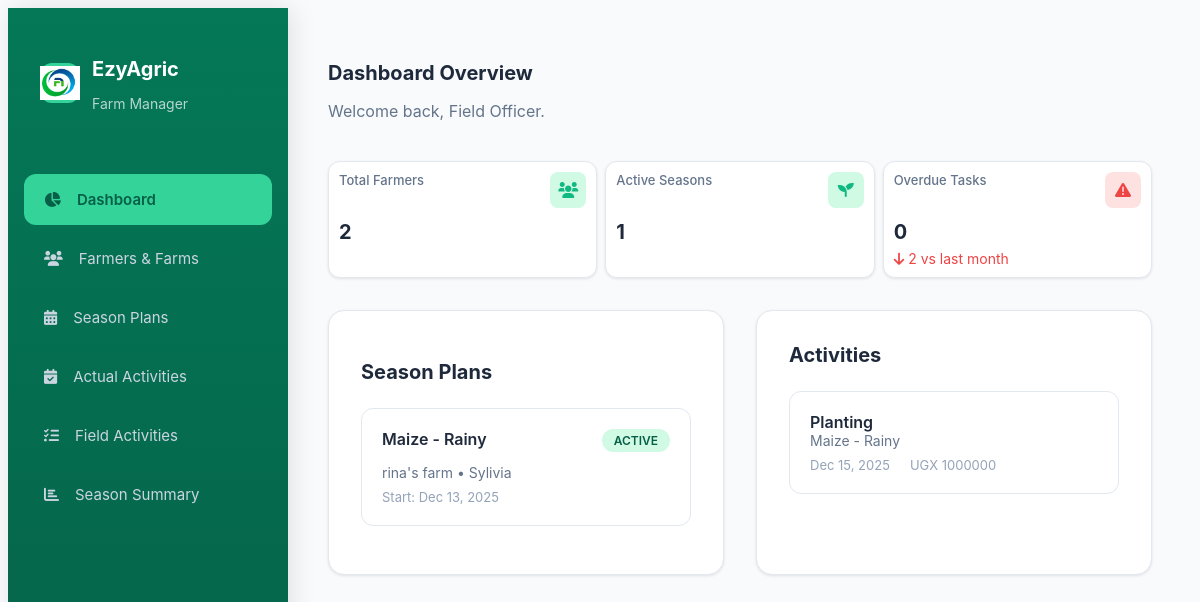
The page / on the database its author committed.
### farmcore/models.py (models this page shows, shortened)
class SeasonPlan(models.Model):
    SEASON_CHOICES = [
        ('rainy', 'Rainy'),
        ('sunny', 'Sunny'),
    ]
    STATUS_CHOICES = [
        ('is_active', 'Is Active'),
        ('completed', 'Completed'),
        ('planned', 'Planned'),
    ]
    farm = models.ForeignKey(Farm, on_delete=models.CASCADE)
    crop_name = models.CharField(max_length=100)
    season_name = models.CharField(max_length=100, choices=SEASON_CHOICES)
    status = models.CharField( max_length=20, choices=STATUS_CHOICES, default='planned' )
    start_date = models.DateField( null=True, blank=True )

class Farm(models.Model):
    farmer = models.ForeignKey( Farmer, on_delete=models.CASCADE, related_name='farms')
    name = models.CharField( max_length=255, blank=False, null=False)
    size_in_acres = models.FloatField(max_length=100, blank=False, null=False)
    location = models.CharField( max_length=255,
        blank=False, null=False )

class Farmer(models.Model):
    name = models.CharField(max_length=255,blank=False, null=False, default="")
    phone = models.CharField(max_length=15, unique=True, blank=False, null=False)

class ActualActivity(models.Model):
    season_plan = models.ForeignKey( SeasonPlan, on_delete=models.CASCADE, related_name='actual_activities')
    activity_type = models.CharField(max_length=50, choices=PlannedActivity.ACTIVITY_CHOICES, blank=False, null=False  )
    actual_date = models.DateField(blank=False, null=False)
    actual_cost_ugx = models.FloatField(blank=False, null=False, default=0.0)
    notes = models.CharField(max_length=255, blank=False, null=False, default="")
    planned_activity = models.ForeignKey(PlannedActivity, on_delete=models.SET_NULL, null=True, blank=True, related_name='actual_activities')

### farmcore/views.py (the view)
# urls.py: path('', views.dashboard, name='dashboard'),
def dashboard(request):
    today = timezone.now().date()
    total_farmers = Farmer.objects.count()
    active_seasons = SeasonPlan.objects.filter(status='is_active').count()
    overdue_tasks = PlannedActivity.objects.filter(
        target_date__lt=today,
        actual_activities__isnull=True
    ).count()
    total_investment = ActualActivity.objects.all().values_list("actual_cost_ugx", flat=True)
    total_investment = sum(total_investment) if total_investment else 0
    all_season_list = SeasonPlan.objects.all().select_related("farm__farmer")
    all_activities = ActualActivity.objects.all().order_by("-actual_date")
    farmers_with_farms = Farmer.objects.prefetch_related('farms').all()
    completed_seasons = SeasonPlan.objects.filter(status='completed').count()
    pending_seasons = SeasonPlan.objects.filter(status='planned').count()
    active_seasons_count = SeasonPlan.objects.filter(status='is_active').count()
    total_seasons = SeasonPlan.objects.count()
    context = {
        "total_farmers": total_farmers,
        "active_seasons": active_seasons,
        "overdue_tasks": overdue_tasks,
        "total_investment": total_investment,
        "all_season_list": all_season_list,
        "all_activities": all_activities,
        "farmers_with_farms": farmers_with_farms,
        "completed_seasons": completed_seasons,
        "pending_seasons": pending_seasons,
        "active_seasons_count": active_seasons_count,
        "total_seasons": total_seasons,
    }
    return render(request, "dashboard.html", context)

### farmcore/templates/dashboard.html (shortened to what this page needs)
{% load static %}
<!DOCTYPE html>
<html lang="en">
<head>
    <link rel="stylesheet" href="https://cdnjs.cloudflare.com/ajax/libs/font-awesome/6.0.0/css/all.min.css">
</head>
<body>
<div class="container">
    <aside class="sidebar">
        <div class="logo">
            <div class="logo-icon">
                <img src="{% static 'images/logo.png' %}" alt="EzyAgric Logo" class="logo-img">
            </div>
            <div class="logo-text">
                <h2>EzyAgric</h2>
                <p>Farm Manager</p>
            </div>
        </div>
        <ul class="menu">
            <li class="active">
                <a href="{% url 'dashboard' %}">
                    <i class="fas fa-chart-pie"></i>
                    Dashboard
                </a>
            </li>
            <li>
                <a href="{% url 'farmer' %}">
                    <i class="fas fa-users"></i>
                    Farmers & Farms
                </a>
            </li>
            <li>
                <a href="{% url 'seasonplan_list' %}">
                    <i class="fas fa-calendar-alt"></i>
                    Season Plans
                </a>
            </li>
            <li>
                <a href="{% url 'actualactivities_list' %}">
                    <i class="fas fa-calendar-check"></i>
                    Actual Activities
                </a>
            </li>
            <li>
                <a href="{% url 'plannedactivities_list' %}">
                    <i class="fas fa-tasks"></i>
                    Field Activities
                </a>
            </li>
            <li>
                <a href="{% url 'season_summary_page' %}">
                    <i class="fas fa-chart-bar"></i>
                    Season Summary
                </a>
            </li>
        </ul>
    </aside>
    <main class="main">
        <div class="header">
            <h1>Dashboard Overview</h1>
            <p>Welcome back, Field Officer.</p>
        </div>
        <div class="stats-grid">
            <div class="stat-card">
                <div class="stat-header">
                    <div class="stat-title">Total Farmers</div>
                    <div class="stat-icon blue">
                        <i class="fas fa-users"></i>
                    </div>
                </div>
                <div class="stat-value">{{ total_farmers }}</div>
            </div>
            <div class="stat-card">
                <div class="stat-header">
                    <div class="stat-title">Active Seasons</div>
                    <div class="stat-icon green">
                        <i class="fas fa-seedling"></i>
                    </div>
                </div>
                <div class="stat-value">{{ active_seasons }}</div>
            </div>
            <div class="stat-card">
                <div class="stat-header">
                    <div class="stat-title">Overdue Tasks</div>
                    <div class="stat-icon red">
                        <i class="fas fa-exclamation-triangle"></i>
                    </div>
                </div>
                <div class="stat-value">{{ overdue_tasks }}</div>
                <div class="stat-change negative">
                    <i class="fas fa-arrow-down"></i>
                    2 vs last month
                </div>
            </div>
        </div>
        <div class="content-grid">
            <div class="section">
                <h2 class="section-title">Season Plans</h2>
                {% for season in all_season_list %}
                <div class="season-item">
                    <div class="season-header">
                        <div class="season-title">{{ season.crop_name }} - {{ season.get_season_name_display }}</div>
                        <div class="season-status">
                            {% if season.status == 'is_active' %}
                                ACTIVE
                            {% elif season.status == 'completed' %}
                                COMPLETED
                            {% else %}
                                PLANNED
                            {% endif %}
                        </div>
                    </div>
                    <div class="season-details">{{ season.farm.name }} • {{ season.farm.farmer.name }}</div>
                    <div class="season-meta">
                        <span>Start: {% if season.start_date %}{{ season.start_date|date:"M d, Y" }}{% else %}Not set{% endif %}</span>
                    </div>
                </div>
                {% empty %}
                <div class="empty-state">
                    <i class="fas fa-seedling"></i>
                    <h3>No season plans yet</h3>
                    <p>Start by creating a season plan for your farmers</p>
                </div>
                {% endfor %}
            </div>
            <div class="section">
                <div style="display: flex; justify-content: space-between; align-items: center; margin-bottom: 24px;">
                    <h2 class="section-title" style="margin: 0;">Activities</h2>
                </div>
                {% if all_activities %}
                    {% for act in all_activities %}
                    <div class="season-item">
                        <div class="season-title">{{ act.get_activity_type_display }}</div>
                        <div class="season-details">{{ act.season_plan.crop_name }} - {{ act.season_plan.get_season_name_display }}</div>
                        <div class="season-meta">
                            <span>{{ act.actual_date|date:"M d, Y" }}</span>
                            <span>UGX {{ act.actual_cost_ugx|floatformat:0 }}</span>
                        </div>
                    </div>
                    {% endfor %}
                {% else %}
                <div class="empty-state">
                    <i class="fas fa-calendar-check"></i>
                    <h3>No activities logged yet</h3>
                    <p>Start logging your field activities</p>
                </div>
                {% endif %}
            </div>
        </div>
    </main>
</div>
</body>
</html>

### farmcore/templates/dashboard.html (style rules this page uses)
body { font-family: -apple-system, BlinkMacSystemFont, 'Segoe UI', Roboto, sans-serif; background: #f8fafc; color: #1e293b; }
.container { display: flex; min-height: 100vh; }
.logo-img { width: 40px; height: auto; object-fit: contain; }
.sidebar { width: 280px; background: linear-gradient(180deg, #047857 0%, #065f46 100%); color: white; position: fixed; height: 100vh; padding: 32px 0; box-shadow: 4px 0 24px rgba(0,0,0,0.1); }
.logo { display: flex; align-items: center; gap: 12px; padding: 0 32px; margin-bottom: 48px; }
.logo-icon { width: 40px; height: 40px; background: #34d399; border-radius: 12px; display: flex; align-items: center; justify-content: center; font-size: 20px; }
.logo-text h2 { font-size: 20px; font-weight: 700; margin-bottom: 2px; }
.logo-text p { font-size: 14px; opacity: 0.7; }
.menu { list-style: none; padding: 0 16px; }
.menu li { margin-bottom: 8px; }
.menu li a { display: flex; align-items: center; gap: 16px; padding: 16px 20px; color: #cbd5e1; text-decoration: none; border-radius: 12px; transition: all 0.2s; font-size: 15px; }
.menu li.active a { background: #34d399; color: #065f46; font-weight: 600; }
.main { flex: 1; margin-left: 280px; padding: 40px; }
.header { margin-bottom: 40px; }
.header h1 { font-size: 20px; font-weight: 700; margin-bottom: 8px; color: #1e293b; }
.header p { color: #64748b; font-size: 16px; }
.stats-grid { display: grid; grid-template-columns: repeat(auto-fit, minmax(220px, 1fr)); gap: 8px; margin-bottom: 32px; }
.stat-card { background: white; padding: 10px; border-radius: 12px; box-shadow: 0 1px 3px rgba(0,0,0,0.1); border: 1px solid #e2e8f0; position: relative; }
.stat-header { display: flex; justify-content: space-between; align-items: flex-start; margin-bottom: 12px; }
.stat-title { font-size: 13px; color: #64748b; font-weight: 500; }
.stat-icon { width: 36px; height: 36px; border-radius: 8px; display: flex; align-items: center; justify-content: center; font-size: 16px; }
.stat-icon.blue { background: #d1fae5; color: #10b981; }
.stat-icon.green { background: #d1fae5; color: #10b981; }
.stat-icon.red { background: #fee2e2; color: #ef4444; }
.stat-value { font-size: 20px; font-weight: 700; color: #1e293b; margin-bottom: 6px; }
.stat-change { font-size: 14px; display: flex; align-items: center; gap: 4px; }
.stat-change.negative { color: #ef4444; }
.content-grid { display: grid; grid-template-columns: 1fr 1fr; gap: 32px; }
.section { background: white; border-radius: 16px; padding: 32px; box-shadow: 0 1px 3px rgba(0,0,0,0.1); border: 1px solid #e2e8f0; }
.section-title { font-size: 20px; font-weight: 700; margin-bottom: 24px; color: #1e293b; }
.season-item { padding: 20px; border: 1px solid #e2e8f0; border-radius: 12px; margin-bottom: 16px; transition: all 0.2s; }
.season-header { display: flex; justify-content: space-between; align-items: flex-start; margin-bottom: 12px; }
.season-title { font-size: 16px; font-weight: 600; color: #1e293b; }
.season-status { background: #d1fae5; color: #065f46; padding: 4px 12px; border-radius: 20px; font-size: 12px; font-weight: 600; text-transform: uppercase; }
.season-details { color: #64748b; font-size: 14px; margin-bottom: 8px; }
.season-meta { display: flex; gap: 20px; font-size: 13px; color: #94a3b8; }

### rows shown on the page
SeasonPlan: crop_name "Maize", season_name "Rainy", status "ACTIVE", farm.name "rina's farm", farm.farmer.name "Sylivia", start_date "Dec 13, 2025"
ActualActivity: activity_type "Planting", season_plan.crop_name "Maize", season_plan.season_name "Rainy", actual_date "Dec 15, 2025", actual_cost_ugx "1000000"

### other values the page prints
{{ total_farmers }} "2"
{{ active_seasons }} "1"
{{ overdue_tasks }} "0"
